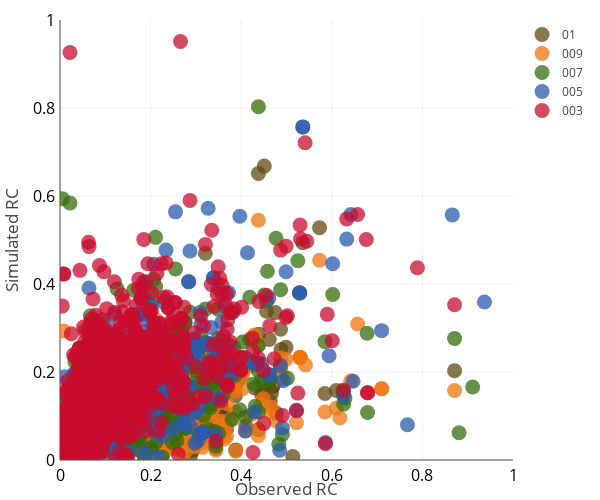

Notebook code cell kept with this figure:
### Code cell
#Scatter Overall analysis
ObsList = []
SimList = []
Texto = []
Nombres = []
Color = []
Alpha = []

pos = np.random.choice(RcObs[tl].size, 1000)
for tl,op in zip(TlValues, [0.75,0.75,0.75,0.75,0.75]):
    ObsList.append(np.around(RcObs[tl][pos], 3))
    SimList.append(np.around(RcSim[tl][pos], 3))
    Texto.append(tl)
    Nombres.append(tl)
    Color.append(ColorModels[tl])
    Alpha.append(op)

div, fig = Scatter(ObsList, SimList, multiple=True,
    Color = Color, Texto = Texto, Nombres = Nombres,opacity = Alpha,
    width=600, height=500, rangoX=[0,1], rangoY=[0,1], 
    xLabel = 'Observed RC', yLabel = 'Simulated RC',
    )

### Figure 1 — Plotly figure (JSON) as saved in the notebook; plotly's stock layout.template omitted (floating-point values rounded to 4 significant figures; data arrays with more than 128 entries replaced by an {"elided": "..."} marker saying what was removed)
{"data": [{"marker": {"color": "#614B12", "opacity": 0.75, "size": 15}, "mode": "markers", "name": "01", "text": "01", "type": "scatter", "x": {"elided": "1000 float values"}, "y": {"elided": "1000 float values"}}, {"marker": {"color": "#ED7511", "opacity": 0.75, "size": 15}, "mode": "markers", "name": "009", "text": "009", "type": "scatter", "x": {"elided": "1000 float values"}, "y": {"elided": "1000 float values"}}, {"marker": {"color": "#346D0D", "opacity": 0.75, "size": 15}, "mode": "markers", "name": "007", "text": "007", "type": "scatter", "x": {"elided": "1000 float values"}, "y": {"elided": "1000 float values"}}, {"marker": {"color": "#2A5BAC", "opacity": 0.75, "size": 15}, "mode": "markers", "name": "005", "text": "005", "type": "scatter", "x": {"elided": "1000 float values"}, "y": {"elided": "1000 float values"}}, {"marker": {"color": "#C80C2E", "opacity": 0.75, "size": 15}, "mode": "markers", "name": "003", "text": "003", "type": "scatter", "x": {"elided": "1000 float values"}, "y": {"elided": "1000 float values"}}], "layout": {"height": 500, "margin": {"b": 40, "l": 60, "pad": 4, "r": 50, "t": 20}, "width": 600, "xaxis": {"range": [0, 1], "tickfont": {"color": "black", "size": 16}, "title": {"font": {"size": 17}, "text": "Observed RC"}, "type": "linear"}, "yaxis": {"range": [0, 1], "tickfont": {"color": "black", "size": 16}, "title": {"font": {"size": 17}, "text": "Simulated RC"}, "type": "linear"}}}
